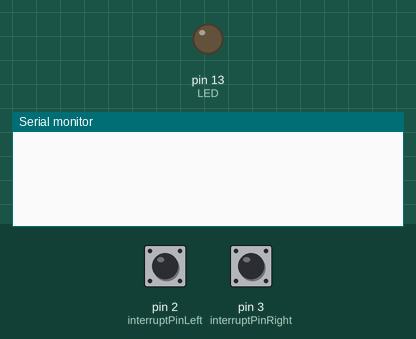
Bench run of a sketch on a simulated Arduino Uno, built with avr-gcc and run on an emulated ATmega328P. Shown: output pins drawn as LEDs (lit = HIGH), the last lines printed to the serial monitor. The test bench sets the inputs (shaded band); at power-on: pin 2 (interruptPinLeft) LOW, pin 3 (interruptPinRight) LOW.

Above: at 1.2 s.
1.3 s: pin 2 (interruptPinLeft) pulled HIGH for 0.15 s
At 2.3 s:
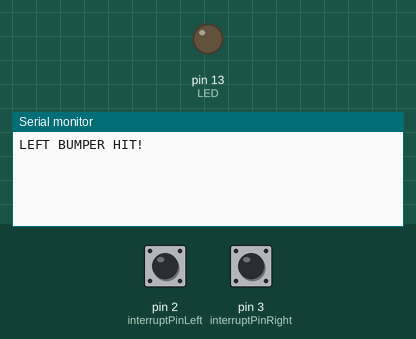
2.9 s: pin 3 (interruptPinRight) pulled HIGH for 0.15 s
At 3.5 s:
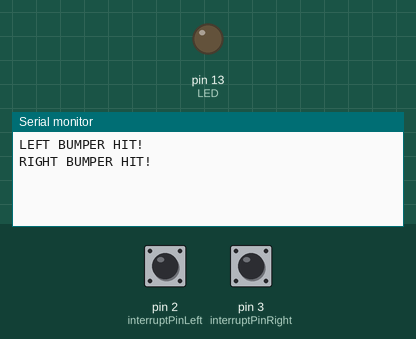

The sketch:

S2_L03_2_Bumpers_as_Interrupts.ino
```cpp
/***************************************
 * THS Robotics Course
 * Season 2, Lesson 3 : Bumpers using interrupts
 * Emery Premeaux
 *
 * Arduino UNO has 2 hardware interrupts, they are:
 *    Digital pin 2 = Interrupt 0
 *    Digital pin 3 = Interrupt 1
 *
 *    To control WHEN interrupts are allowed, refer to https://www.arduino.cc/en/Reference/Interrupts
 *    To attach and configure hardware interrupts, refer to https://www.arduino.cc/en/Reference/Interrupts
 ***************************************/

int interruptPinLeft = 2;
int interruptPinRight = 3;
int LED = 13;

volatile byte bumperLeftState = LOW;
volatile byte bumperRightState = LOW;

void setup() {
  // put your setup code here, to run once:
  Serial.begin(9600);
  pinMode (LED, OUTPUT);

  pinMode (interruptPinLeft, INPUT);
  pinMode (interruptPinRight, INPUT);
  attachInterrupt(0, interruptBumperLeft, RISING);
  attachInterrupt(1, interruptBumperRight, RISING);
}

void interruptBumperLeft() {
  bumperLeftState = HIGH;
}

void interruptBumperRight() {
  bumperRightState = HIGH;
}

void loop() {
  digitalWrite(LED, LOW);

  if(bumperLeftState == HIGH){
    digitalWrite(LED, HIGH);
    Serial.println("LEFT BUMPER HIT!");
    bumperLeftState = LOW;
  }

  if(bumperRightState == HIGH){
    digitalWrite(LED, HIGH);
    Serial.println("RIGHT BUMPER HIT!");
    bumperRightState = LOW;
  }
}
```

Measured:
- after the input at 1.3 s, the serial monitor: prints a new line at once (image 1)
- after the input at 2.9 s, the serial monitor: prints a new line at once (image 2)
